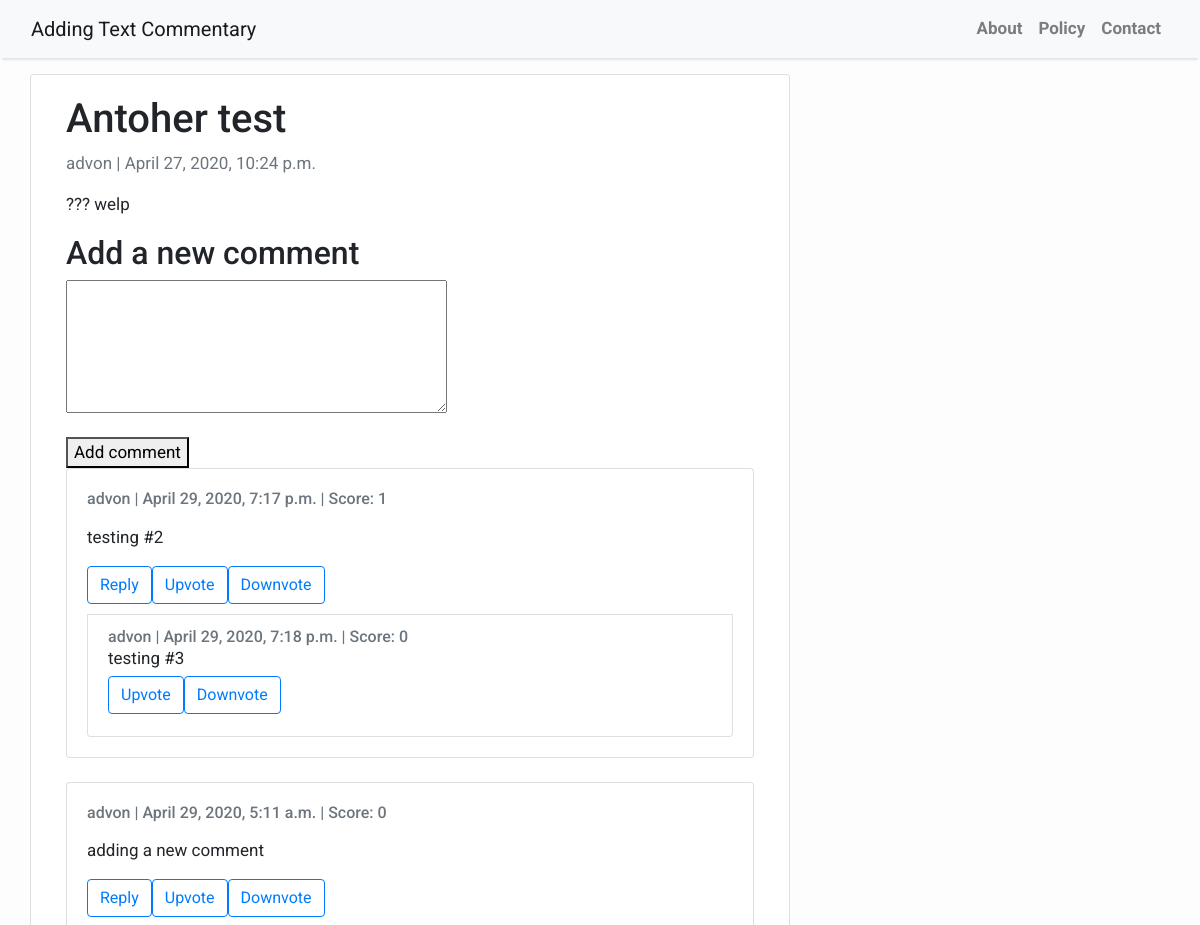
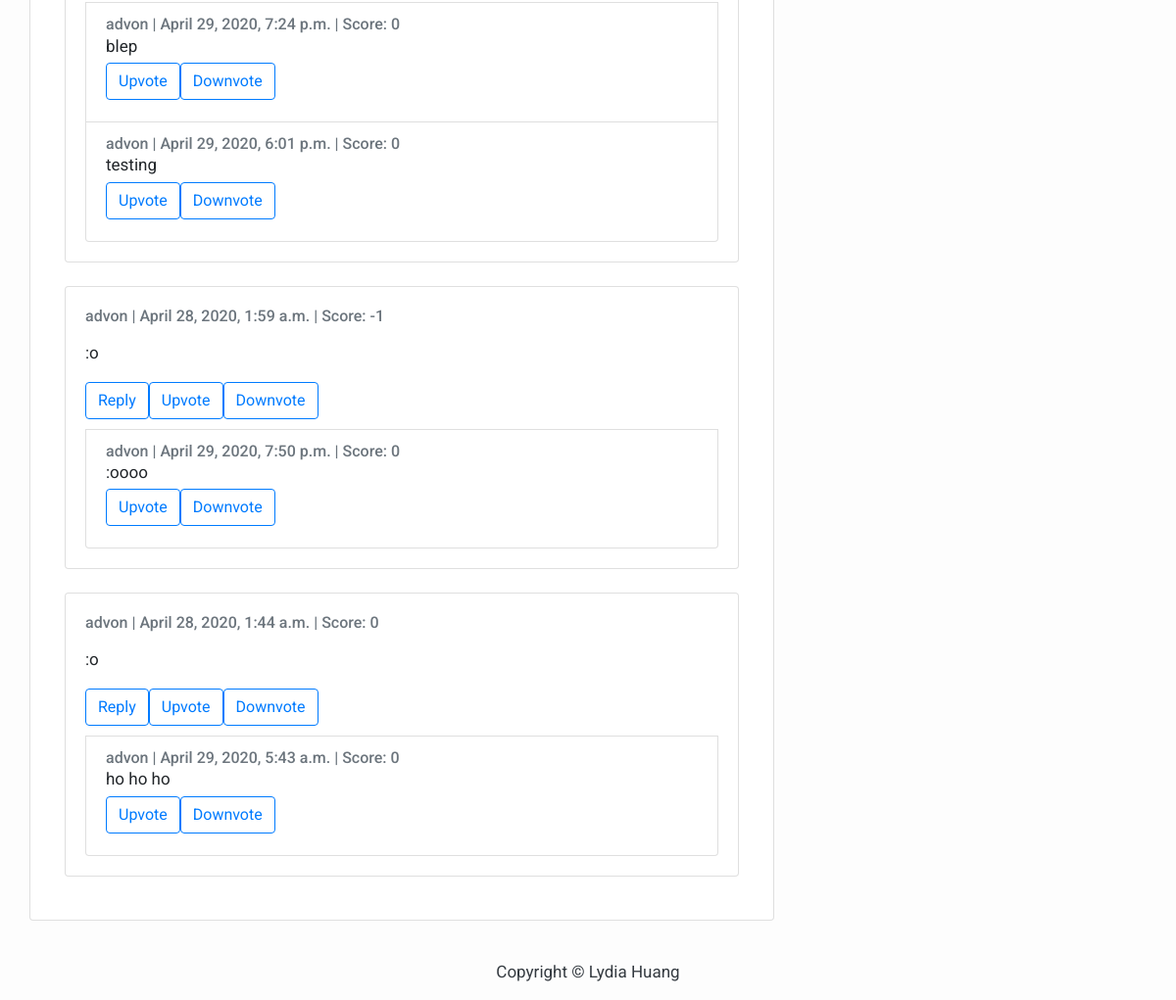
Page /2/ on the committed database (2 pictures, top to bottom).
### commentary/models.py (models this page shows, shortened)
class Article(models.Model):
    title = models.CharField(max_length=200, unique=True)
    slug = models.SlugField(max_length=200, unique=True)
    author = models.ForeignKey(settings.AUTH_USER_MODEL, on_delete= models.CASCADE, related_name='articles')
    created_on = models.DateTimeField(auto_now_add=True)
    source = models.URLField(null=True, blank=True)
    content = models.TextField(max_length=5000)
    status = models.IntegerField(choices=STATUS, default=0)
    class Meta:
        ordering = ['-created_on']

class User(AbstractUser):
    class Meta:
        db_table = 'auth_user'

class Comment(VoteModel, models.Model):
    article = models.ForeignKey(Article, related_name='comments', on_delete=models.CASCADE)
    author = models.ForeignKey(settings.AUTH_USER_MODEL, on_delete= models.CASCADE, related_name='comments')
    content = models.TextField()
    created_on = models.DateTimeField(auto_now_add=True)
    updated_on = models.DateTimeField(auto_now=True)
    status = models.IntegerField(choices=STATUS, default=1)
    score = models.IntegerField(default=0)
    parent = models.ForeignKey('self', null=True, blank=True, related_name='replies', on_delete=models.CASCADE)
    class Meta:
        ordering = ['-created_on']

### commentary/views.py (the view, shortened to what this page needs)
# urls.py: path('<int:article_id>/', views.detail, name='article_detail'),
def detail(request, article_id):
    article = get_object_or_404(Article, pk=article_id)
    comments = article.comments.filter(status=1,parent__isnull=True)
    return reload_article(request, article_id)

### commentary/models.py
class CommentForm(forms.ModelForm):
    content = forms.CharField(widget=forms.Textarea(attrs={'rows':5}), label='')
    class Meta:
        model = Comment
        fields = ('content',)

### commentary/views.py (called while the page is built)
def reload_article(request, article_id):
    article = get_object_or_404(Article, pk=article_id)
    comments = article.comments.filter(status=1,parent__isnull=True)
    return render(request, 'article_detail.html', {
        'article': article,
        'comments': comments,
        'comment_form': CommentForm(auto_id=False)
    })

### commentary/templates/article_detail.html (shortened to what this page needs)
{% extends 'base.html' %} {% block content %}
<div class="container">
  <div class="row">
    <div class="col-md-8 card mb-4  mt-3 left  top">
      <div class="card-body">
        <h1>{% block title %} {{ article.title }} {% endblock title %}</h1>
        <p class=" text-muted">{{ article.author }} | {{ article.created_on }}</p>
        <p class="card-text ">{{ article.content | safe }}</p>
        <h2>Add a new comment</h2>
        <form action="." method="post">
          {{ comment_form.as_p }}
          <button type="submit">Add comment</button>
        </form>
        {% for comment in comments %}
        <div class="card mb-4">
          <div class="card-body">
              <p class="card-text text-muted h6">{{ comment.author }} | {{ comment.created_on}} | Score: {{comment.score}}</h2>
              <p class="card-text">{{comment.content | linebreaks}}</p>
              <div class="btn-toolbar" style="margin-bottom:10px">
                <button type="button" class="replybutton btn btn-outline-primary">
                  Reply
                </button>
                <a href="{% url 'commentary:comment_upvote' article_id=article.id comment_id=comment.id  %}" class="btn btn-outline-primary">Upvote</a>
                <a href="{% url 'commentary:comment_downvote' article_id=article.id comment_id=comment.id  %}" class="btn btn-outline-primary">Downvote</a>
              </div>
              {% for reply in comment.replies.all %}
                  <li class="list-group-item">
                    <div class="d-flex w-100 justify-content-between">
                      <p class="card-text text-muted h6">{{ reply.author }} | {{ reply.created_on }} | Score: {{reply.score}}</h2>
                    </div>
                    <p class="mb-1">{{ reply.content }}</p>
                    <div class="btn-toolbar" style="margin-bottom:10px">
                      <a href="{% url 'commentary:comment_upvote' article_id=article.id comment_id=comment.id  %}" class="btn btn-outline-primary">Upvote</a>
                      <a href="{% url 'commentary:comment_downvote' article_id=article.id comment_id=comment.id  %}" class="btn btn-outline-primary">Downvote</a>
                    </div>
                  </li>
              {% endfor %}
          </div>
        </div>
        {% empty %}
          <h4>There are no comments yet.</h4>
        {% endfor %}
      </div>
    </div>
  </div>
</div>
{% endblock content %}

### commentary/templates/base.html (shortened to what this page needs)
<!DOCTYPE html>
<html>
    <head>
        <link rel="stylesheet" href="https://maxcdn.bootstrapcdn.com/bootstrap/4.0.0/css/bootstrap.min.css"
 />
    </head>
    <body>
        <nav class="navbar navbar-expand-lg navbar-light bg-light shadow" id="mainNav">
            <div class="container-fluid">
                <a class="navbar-brand" href="{% url 'commentary:index' %}">Adding Text Commentary</a>
                <div class="collapse navbar-collapse" id="navbarResponsive">
                    <ul class="navbar-nav ml-auto">
                        <li class="nav-item text-black">
                            <a class="nav-link text-black font-weight-bold" href="#">About</a>
                        </li>
                        <li class="nav-item text-black">
                            <a class="nav-link text-black font-weight-bold" href="#">Policy</a>
                        </li>
                        <li class="nav-item text-black">
                            <a class="nav-link text-black font-weight-bold" href="#">Contact</a>
                        </li>
                    </ul>
                </div>
            </div>
        </nav>
        {% block content %}{% endblock content %}
        <footer class="py-3 bg-grey">
            <p class="m-0 text-dark text-center ">Copyright &copy; Lydia Huang</p>
        </footer>
    </body>
</html>

### commentary/templates/base.html (style rules this page uses)
body { font-family: "Roboto", sans-serif; font-size: 17px; background-color: #fdfdfd; }
.shadow { box-shadow: 0 4px 2px -2px rgba(0, 0, 0, 0.1); }

### rows in the picture
Article: title "Antoher test", author "advon", created_on "April 27, 2020, 10:24 p.m.", content "??? welp"
Comment: author "advon", created_on "April 29, 2020, 7:17 p.m.", score "1", content "testing #2"
Comment: author "advon", created_on "April 29, 2020, 7:18 p.m.", score "0", content "testing #3"
Comment: author "advon", created_on "April 29, 2020, 5:11 a.m.", score "0", content "adding a new comment"
Comment: author "advon", created_on "April 29, 2020, 7:24 p.m.", score "0", content "blep"
Comment: author "advon", created_on "April 29, 2020, 6:01 p.m.", score "0", content "testing"
Comment: author "advon", created_on "April 28, 2020, 1:59 a.m.", score "-1", content ":o"
Comment: author "advon", created_on "April 29, 2020, 7:50 p.m.", score "0", content ":oooo"
Comment: author "advon", created_on "April 28, 2020, 1:44 a.m.", score "0", content ":o"
Comment: author "advon", created_on "April 29, 2020, 5:43 a.m.", score "0", content "ho ho ho"
